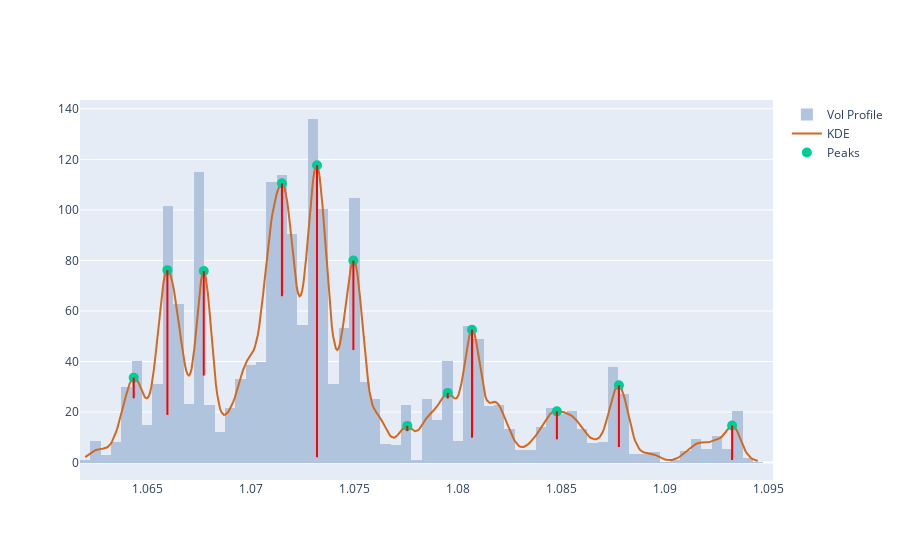

The cell this chart's notebook holds for it:
### Code cell
min_prom = 1
peaks, peak_props = signal.find_peaks(kdy, prominence=min_prom)
pkx = xr[peaks]
pky = kdy[peaks]

fig = get_dist_plot(close, volume, xr, kdy)
fig.add_trace(go.Scatter(name='Peaks', x=pkx, y=pky, mode='markers', marker=pk_marker_args))

# Draw prominence lines
left_base = peak_props['left_bases']
right_base = peak_props['right_bases']
line_x = pkx
line_y0 = pky
line_y1 = pky - peak_props['prominences']

for x, y0, y1 in zip(line_x, line_y0, line_y1):
    fig.add_shape(type='line',
        xref='x', yref='y',
        x0=x, y0=y0, x1=x, y1=y1,
        line=dict(
            color='red',
            width=2,
        )
    )
fig.show()

### Figure 1 — Plotly figure (JSON) as saved in the notebook; plotly's stock layout.template omitted (floating-point values rounded to 4 significant figures; data arrays with more than 128 entries replaced by an {"elided": "..."} marker saying what was removed)
{"data": [{"histfunc": "sum", "histnorm": "probability density", "marker": {"color": "#B0C4DE"}, "name": "Vol Profile", "nbinsx": 150, "type": "histogram", "x": {"elided": "5760 float values"}, "y": {"elided": "5760 int values"}}, {"marker": {"color": "#D2691E"}, "mode": "lines", "name": "KDE", "type": "scatter", "x": {"elided": "500 float values"}, "y": {"elided": "500 float values"}}, {"marker": {"size": 10}, "mode": "markers", "name": "Peaks", "type": "scatter", "x": [1.064, 1.066, 1.068, 1.072, 1.073, 1.075, 1.078, 1.08, 1.081, 1.085, 1.088, 1.093], "y": [33.62, 76.16, 75.84, 110.5, 117.6, 79.94, 14.52, 27.59, 52.56, 20.28, 30.58, 14.7]}], "layout": {"shapes": [{"line": {"color": "red", "width": 2}, "type": "line", "x0": 1.064, "x1": 1.064, "xref": "x", "y0": 33.62, "y1": 25.45, "yref": "y"}, {"line": {"color": "red", "width": 2}, "type": "line", "x0": 1.066, "x1": 1.066, "xref": "x", "y0": 76.16, "y1": 18.88, "yref": "y"}, {"line": {"color": "red", "width": 2}, "type": "line", "x0": 1.068, "x1": 1.068, "xref": "x", "y0": 75.84, "y1": 34.42, "yref": "y"}, {"line": {"color": "red", "width": 2}, "type": "line", "x0": 1.072, "x1": 1.072, "xref": "x", "y0": 110.5, "y1": 65.84, "yref": "y"}, {"line": {"color": "red", "width": 2}, "type": "line", "x0": 1.073, "x1": 1.073, "xref": "x", "y0": 117.6, "y1": 2.15, "yref": "y"}, {"line": {"color": "red", "width": 2}, "type": "line", "x0": 1.075, "x1": 1.075, "xref": "x", "y0": 79.94, "y1": 44.56, "yref": "y"}, {"line": {"color": "red", "width": 2}, "type": "line", "x0": 1.078, "x1": 1.078, "xref": "x", "y0": 14.52, "y1": 12.46, "yref": "y"}, {"line": {"color": "red", "width": 2}, "type": "line", "x0": 1.08, "x1": 1.08, "xref": "x", "y0": 27.59, "y1": 25.34, "yref": "y"}, {"line": {"color": "red", "width": 2}, "type": "line", "x0": 1.081, "x1": 1.081, "xref": "x", "y0": 52.56, "y1": 9.869, "yref": "y"}, {"line": {"color": "red", "width": 2}, "type": "line", "x0": 1.085, "x1": 1.085, "xref": "x", "y0": 20.28, "y1": 9.201, "yref": "y"}, {"line": {"color": "red", "width": 2}, "type": "line", "x0": 1.088, "x1": 1.088, "xref": "x", "y0": 30.58, "y1": 6.168, "yref": "y"}, {"line": {"color": "red", "width": 2}, "type": "line", "x0": 1.093, "x1": 1.093, "xref": "x", "y0": 14.7, "y1": 1.017, "yref": "y"}]}}
